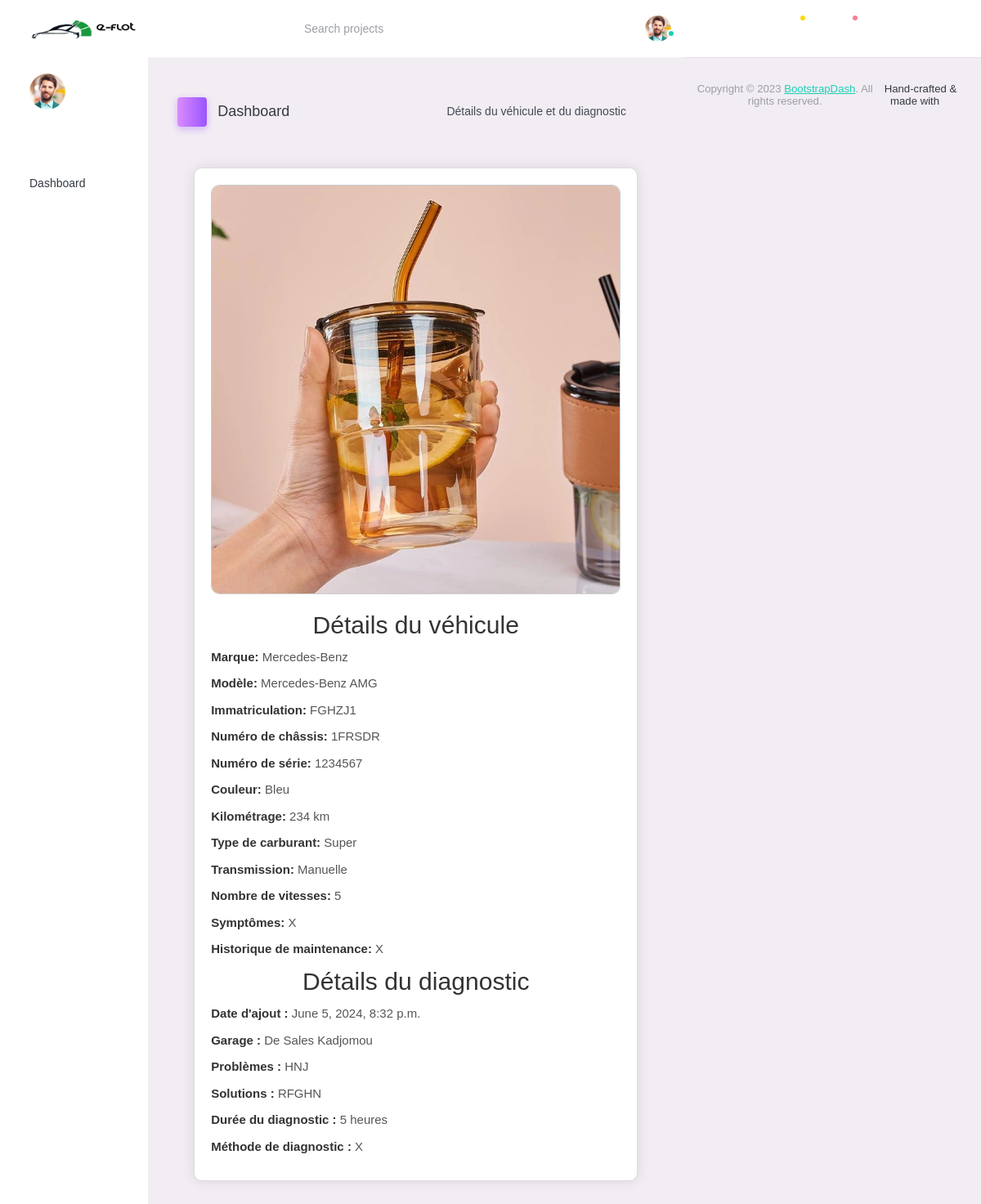
The page /consulter/diagnostic/8/ on the database its author committed.
### admin_dashboard/models.py (models this page shows, shortened)
class Voiture(models.Model):
    modele = models.ForeignKey(Modele, on_delete=models.CASCADE)
    TRANSMISSION_CHOICES = [
        ('Manuelle', 'Manuelle'),
        ('Automatique', 'Automatique'),
    ]
    TYPES_CARBURANT_CHOICES  = [
        ("Gasoil", "Gasoil"),
        ("Super", "Super"),
        ("Essence", "Essence"),
    ]
    STATUT_CHOICES = [
        ('en attente de diagnostic', 'En attente de diagnostic'),
        ('diagnostiquée', 'Diagnostiquee'),
    ]
    nombre_de_vitesse = models.IntegerField(default=5, validators=[MinValueValidator(1), MaxValueValidator(10)])
    annee_fabrication = models.DateField()
    kilometrage = models.PositiveIntegerField()
    type_carburant = models.CharField(choices=TYPES_CARBURANT_CHOICES,max_length=50)
    transmission = models.CharField(max_length=50, choices=TRANSMISSION_CHOICES)
    numero_serie = models.CharField(max_length=100)
    immatriculation = models.CharField(max_length=20)
    symptomes = models.TextField()
    couleur_voiture = models.CharField(max_length=50)
    historique_maintenance = models.TextField()
    codes_erreur = models.TextField(blank=True, null=True)
    photo_voiture = models.ImageField(upload_to="voitures/")
    numero_chassi = models.CharField(max_length=50)
    statut = models.CharField(max_length=30, choices=STATUT_CHOICES, default='en attente de diagnostic')
    garage_assigne = models.ForeignKey(Garage, on_delete=models.SET_NULL, null=True, blank=True)
    date_add = models.DateTimeField(auto_now_add=True)
    date_update = models.DateTimeField(auto_now=True)
    status = models.BooleanField(default=True)

class Modele(models.Model):
    nom = models.CharField(max_length=100)
    marque = models.ForeignKey(MarqueVoiture, on_delete=models.CASCADE, related_name='modeles')
    def __str__(self):
        return f"{self.marque} {self.nom}"
    date_add = models.DateTimeField(auto_now_add=True)
    date_update = models.DateTimeField(auto_now=True)
    status = models.BooleanField(default=True)

class MarqueVoiture(models.Model):
    marque = models.CharField(max_length=100)
    def __str__(self):
        return self.marque

class Garage(models.Model):
    user = models.OneToOneField(settings.AUTH_USER_MODEL, on_delete=models.CASCADE)
    name = models.CharField(max_length=100)
    adresse = models.CharField(max_length=100)
    telephone = models.CharField(max_length=100)
    site_web = models.CharField(max_length=100)
    email = models.CharField(max_length=100)
    horaire = models.CharField(max_length=100)
    service = models.CharField(max_length=100)
    photo_garage = models.ImageField(upload_to='photo_garage/')
    logo_garage = models.ImageField(upload_to='logo_garare/')
    status = models.BooleanField(default= True)
    date_add = models.DateTimeField(auto_now= True)
    date_update = models.DateTimeField(auto_now= True)

### diagnostic/models.py (models this page shows, shortened)
class Diagnostic(models.Model):
    garage = models.ForeignKey(Garage, on_delete=models.CASCADE)
    vehicule = models.ForeignKey(Voiture, on_delete=models.CASCADE)
    solutions = models.TextField()
    problems = models.TextField()
    duree_diagnostic = models.IntegerField()
    method_diagnostic = models.TextField()
    date_add = models.DateTimeField(auto_now_add=True)
    date_update = models.DateTimeField(auto_now=True)
    status = models.BooleanField(default=True)

### diagnostic/views.py (the view)
# urls.py: path('consulter/diagnostic/<int:diagnostic_id>/', consulter_diagnostic, name='consulter_diagnostic'),
def consulter_diagnostic(request, diagnostic_id):
    diagnostic = get_object_or_404(Diagnostic, pk=diagnostic_id)
    voiture = diagnostic.vehicule
    return render(request, 'consulter_diagnostic.html', {'diagnostic': diagnostic, 'voiture': voiture})

### diagnostic/templates/consulter_diagnostic.html (shortened to what this page needs)
{% extends 'dist/base.html' %}
{% block content %}
<div class="main-panel">
  <div class="content-wrapper">
    <div class="page-header">
      <h3 class="page-title">
        <span class="page-title-icon bg-gradient-primary text-white me-2">
          <i class="mdi mdi-home"></i>
        </span>
        Dashboard
      </h3>
      <nav aria-label="breadcrumb">
        <ul class="breadcrumb">
          <li class="breadcrumb-item active" aria-current="page">
            Détails du véhicule et du diagnostic
            <i class="mdi mdi-alert-circle-outline icon-sm text-primary align-middle"></i>
          </li>
        </ul>
      </nav>
    </div>
    <div class="main">
      <div class="container">
        <img
          src="{{ voiture.photo_voiture.url }}"
          alt="Photo du véhicule"
          class="vehicle-image"
        />
        <div class="vehicle-details">
          <h2>Détails du véhicule</h2>
          <p><strong>Marque:</strong> {{ voiture.modele.marque }}</p>
          <p><strong>Modèle:</strong> {{ voiture.modele }}</p>
          <p><strong>Immatriculation:</strong> {{ voiture.immatriculation }}</p>
          <p><strong>Numéro de châssis:</strong> {{ voiture.numero_chassi }}</p>
          <p><strong>Numéro de série:</strong> {{ voiture.numero_serie }}</p>
          <p><strong>Couleur:</strong> {{ voiture.couleur_voiture }}</p>
          <p><strong>Kilométrage:</strong> {{ voiture.kilometrage }} km</p>
          <p><strong>Type de carburant:</strong> {{ voiture.type_carburant }}</p>
          <p><strong>Transmission:</strong> {{ voiture.transmission }}</p>
          <p><strong>Nombre de vitesses:</strong> {{ voiture.nombre_de_vitesse }}</p>
          <p><strong>Symptômes:</strong> {{ voiture.symptomes }}</p>
          <p><strong>Historique de maintenance:</strong> {{ voiture.historique_maintenance }}</p>
        </div>
        <div class="diagnostic-details">
          <h2>Détails du diagnostic</h2>
          <p><strong>Date d'ajout :</strong> {{ diagnostic.date_add }}</p>
          <p><strong>Garage :</strong> {{ diagnostic.garage.name }}</p>
          <p><strong>Problèmes :</strong> {{ diagnostic.problems }}</p>
          <p><strong>Solutions :</strong> {{ diagnostic.solutions }}</p>
          <p><strong>Durée du diagnostic :</strong> {{ diagnostic.duree_diagnostic }} heures</p>
          <p><strong>Méthode de diagnostic :</strong> {{ diagnostic.method_diagnostic }}</p>
        </div>
      </div>
    </div>
  </div>
</div>
{% endblock content %}

### admin_dashboard/templates/dist/base.html (shortened to what this page needs)
{% load static %}
<!DOCTYPE html>
<html lang="en">
  <head>
    <link
      rel="stylesheet"
      href="{% static 'assets/vendors/mdi/css/materialdesignicons.min.css' %}"
      />
      <link
      rel="stylesheet"
      href="{% static 'assets/vendors/ti-icons/css/themify-icons.css' %}"
      />
      <link
      rel="stylesheet"
      href="{% static 'assets/vendors/css/vendor.bundle.base.css' %}"
      />
      <link
      rel="stylesheet"
      href="{% static 'assets/vendors/font-awesome/css/font-awesome.min.css' %}"
      />
      <link
      rel="stylesheet"
      href="{% static 'assets/vendors/bootstrap-datepicker/bootstrap-datepicker.min.css' %}"
      />
      <link
      rel="stylesheet"
      href="{% static 'assets/vendors/ti-icons/css/themify-icons.css' %}"
      />
      <link
      rel="stylesheet"
      href="{% static 'assets/vendors/font-awesome/css/font-awesome.min.css' %}"
      />
    <link rel="stylesheet" href="{% static 'assets/css/style.css' %}" />
  </head>
  <body>
    <div class="container-scroller">
      <nav
      class="navbar default-layout-navbar col-lg-12 col-12 p-0 fixed-top d-flex flex-row"
      >
      <div
      class="text-center navbar-brand-wrapper d-flex align-items-center justify-content-start"
      >
      <a class="navbar-brand brand-logo" href="index.html"
      ><img src="{% static 'assets/images/ee copie 2.png' %}" alt="logo"
      /></a>
    </div>
    <div class="navbar-menu-wrapper d-flex align-items-stretch">
      <button
      class="navbar-toggler navbar-toggler align-self-center"
      type="button"
      data-toggle="minimize"
      >
      <span class="mdi mdi-menu"></span>
    </button>
    <div class="search-field d-none d-md-block">
      <form class="d-flex align-items-center h-100" action="#">
        <div class="input-group">
          <div class="input-group-prepend bg-transparent">
            <i class="input-group-text border-0 mdi mdi-magnify"></i>
          </div>
          <input
                  type="text"
                  class="form-control bg-transparent border-0"
                  placeholder="Search projects"
                  />
                </div>
            </form>
          </div>
          <ul class="navbar-nav navbar-nav-right">
            <li class="nav-item nav-profile dropdown">
              <a
                class="nav-link dropdown-toggle"
                id="profileDropdown"
                href="#"
                data-bs-toggle="dropdown"
                aria-expanded="false"
              >
              <div class="nav-profile-img">
                {% if request.user.role == "garage" %}
                {% for garage in garages %}
                <img
                  src="{{garage.logo_garage.url}}"
                  alt="image"
                  />
                  {% endfor %}
                  {% else %}
                  <img
                  src="{% static 'assets/images/faces/face1.jpg' %}"
                  alt="image"
                  />
                  {% endif %}
                  <span class="availability-status online"></span>
                </div>
              </a>
            </li>
            <li class="nav-item d-none d-lg-block full-screen-link">
              <a class="nav-link">
                <i class="mdi mdi-fullscreen" id="fullscreen-button"></i>
              </a>
            </li>
            <li class="nav-item dropdown">
              <a
                class="nav-link count-indicator dropdown-toggle"
                id="messageDropdown"
                href="#"
                data-bs-toggle="dropdown"
                aria-expanded="false"
              >
                <i class="mdi mdi-email-outline"></i>
                <span class="count-symbol bg-warning"></span>
              </a>
            </li>
            <li class="nav-item dropdown">
              <a
                class="nav-link count-indicator dropdown-toggle"
                id="notificationDropdown"
                href="#"
                data-bs-toggle="dropdown"
              >
                <i class="mdi mdi-bell-outline"></i>
                <span class="count-symbol bg-danger"></span>
              </a>
            </li>
            <li class="nav-item nav-logout d-none d-lg-block">
              <a class="nav-link" href="{% url 'signout' %}">
                <i class="mdi mdi-power"></i>
              </a>
            </li>
            <li class="nav-item nav-settings d-none d-lg-block">
              <a class="nav-link" href="#">
                <i class="mdi mdi-format-line-spacing"></i>
              </a>
            </li>
          </ul>
        </div>
      </nav>
      <div class="container-fluid page-body-wrapper">
        <nav class="sidebar sidebar-offcanvas" id="sidebar">
          <ul class="nav">
            <li class="nav-item nav-profile">
              <a href="#" class="nav-link">
                <div class="nav-profile-image">
                  <img
                    src="{% static 'assets/images/faces/face1.jpg' %}"
                    alt="profile"
                  />
                </div>
                <div class="nav-profile-text d-flex flex-column">
                <i
                  class="mdi mdi-bookmark-check text-success nav-profile-badge"
                ></i>
              </a>
            </li>
            <li class="nav-item">
                <span class="menu-title">Dashboard</span>
                <i class="mdi mdi-home menu-icon"></i>
            </li>
          </ul>
        </nav>
        {% block content %} {% endblock content %}
          <footer class="footer">
            <div
              class="d-sm-flex justify-content-center justify-content-sm-between"
            >
              <span
                class="text-muted text-center text-sm-left d-block d-sm-inline-block"
                >Copyright © 2023
                <a href="https://www.bootstrapdash.com/" target="_blank"
                  >BootstrapDash</a
                >. All rights reserved.</span
              >
              <span
                class="float-none float-sm-right d-block mt-1 mt-sm-0 text-center"
                >Hand-crafted & made with
                <i class="mdi mdi-heart text-danger"></i
              ></span>
            </div>
          </footer>
        </div>
      </div>
  </body>
</html>

### diagnostic/templates/consulter_diagnostic.html (style rules this page uses)
.main { display: flex; flex-direction: column; align-items: center; justify-content: center; padding: 20px; width: 100%; flex-grow: 1; }
.container { display: flex; flex-direction: column; align-items: center; background-color: #fff; border: 1px solid #ddd; border-radius: 10px; box-shadow: 0 0 15px rgba(0, 0, 0, 0.1); padding: 20px; width: 100%; }
.vehicle-image { width: 100%; max-width: 600px; height: auto; border: 1px solid #ccc; border-radius: 10px; transition: transform 0.3s, box-shadow 0.3s; margin-bottom: 20px; }
.vehicle-details, .diagnostic-details { width: 100%; text-align: left; }
.vehicle-details h2, .diagnostic-details h2 { margin-top: 0; color: #333; text-align: center; }
.vehicle-details p, .diagnostic-details p { margin: 10px 0; color: #555; }
.vehicle-details p strong, .diagnostic-details p strong { color: #333; }

### rows shown on the page
Voiture: photo_voiture (picture), modele.marque "Mercedes-Benz", modele "Mercedes-Benz AMG", immatriculation "FGHZJ1", numero_chassi "1FRSDR", numero_serie "1234567", couleur_voiture "Bleu", kilometrage "234", type_carburant "Super", transmission "Manuelle", nombre_de_vitesse "5", symptomes "X", historique_maintenance "X"
Diagnostic: date_add "June 5, 2024, 8:32 p.m.", garage.name "De Sales Kadjomou", problems "HNJ", solutions "RFGHN", duree_diagnostic "5", method_diagnostic "X"
